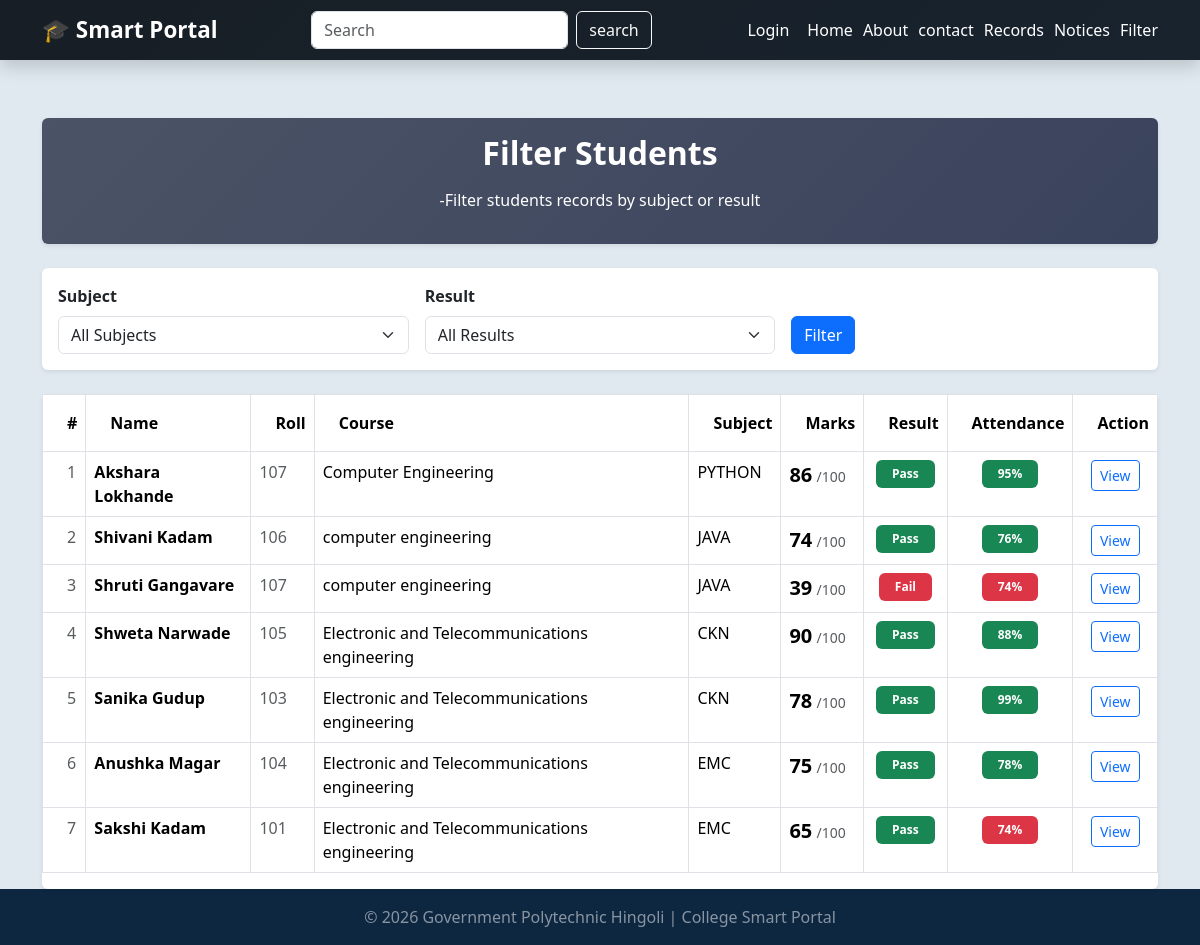
/filter, run on an earlier commit of the app's database.
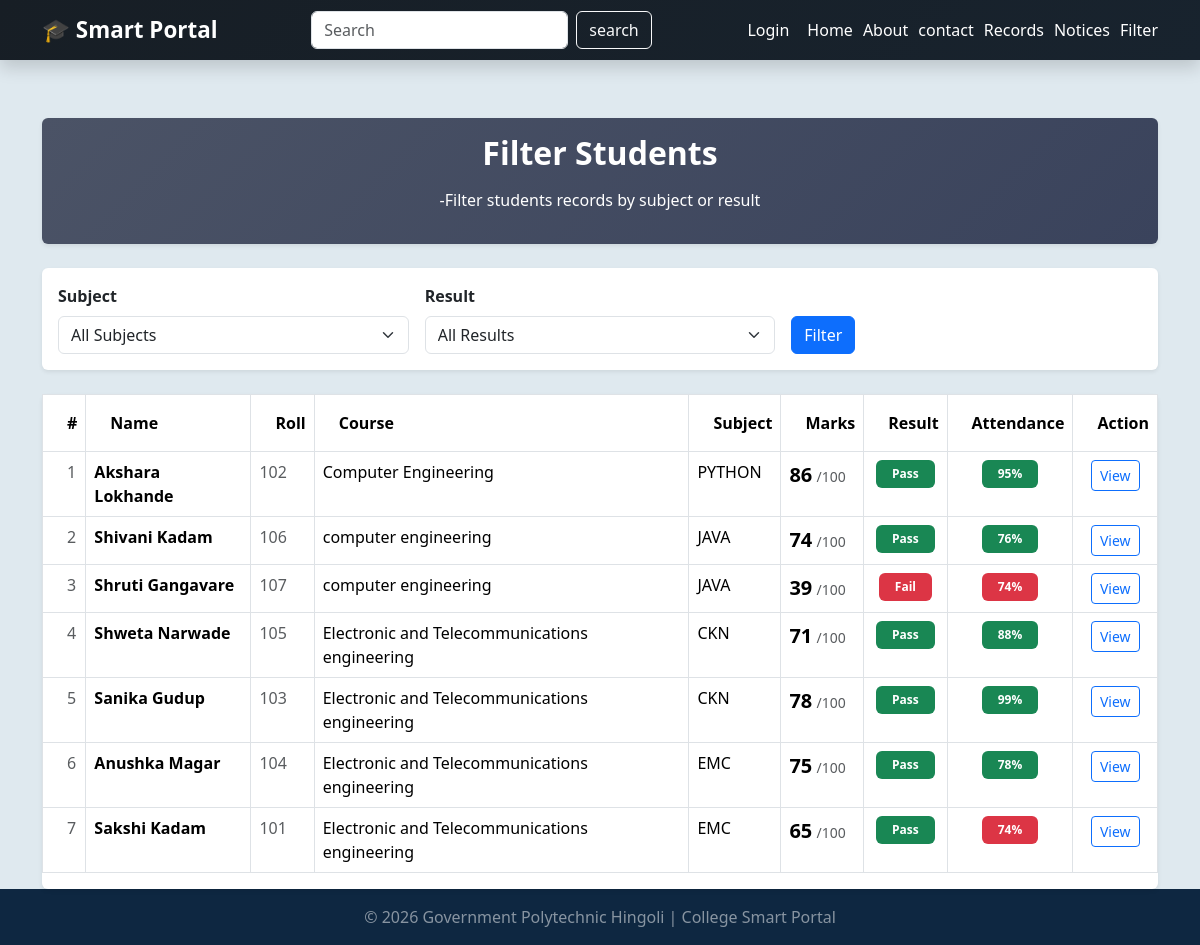
And on a later commit of the database.
### tables this page shows
CREATE TABLE students(
                id INTEGER PRIMARY KEY AUTOINCREMENT,
                 name TEXT NOT NULL,
                 roll INTEGER NOT NULL,
                 course TEXT NOT NULL,
                 subject TEXT NOT NULL,
                 marks INTEGER NOT NULL,
                 attendance INTEGER DEFAULT 0
                 );

### app2.py (the view)
@app.route('/filter')
def filter_students():
    subject = request.args.get('subject','')
    selected_result = request.args.get('result','')
    conn = get_db()
    subjects = conn.execute('''SELECT DISTINCT subject FROM students
                        WHERE subject IS NOT NULL
                        AND subject !=""
                        ORDER BY subject ASC ''').fetchall()
    query = 'SELECT * FROM students WHERE 1=1'
    params = []
    if subject:
        query += ' AND subject = ?'
        params.append(subject)
    if selected_result == 'pass':
        query += ' AND marks >= 40'
    elif selected_result == 'fail':
        query += ' AND marks < 40'
    query += ' ORDER BY id DESC'
    students = conn.execute(query,params).fetchall()
    conn.close()
    return render_template('filter.html',students=students,selected_subject=subject, subjects=subjects,selected_result=selected_result)

### database.py (called while the page is built)
def get_db():
   conn=sqlite3.connect('college.db')
   conn.row_factory= sqlite3.Row
   return conn

### templates/filter.html (shortened to what the changed rows need)
{% extends 'base.html' %}
{% block content %}
<div class="card mb-4 shadow-sm p-3"style="background:linear-gradient(135deg, #4b5366, #3a435c);">
<h2 class="fw-bold mb-3 text-white text-center">Filter Students</h2>
</div>
<div class="card shadow-sm">
    <div class="card-body p-0">
        {% if students|length == 0 %}
        <div class="text-center p-5">
            <h5 class="text-muted">No student records found.</h5>
            <a href="{{ url_for('add_students') }}" class="btn btn-primary mt-2">Add Student</a>
        </div>
        {% else %}
        <div class="table-responsive">
                <table class="table table-bordered table-hover">
                <thead style="background-color: #0b1f39; color:white;">
                    <tr>
                        <th class="py-3 ps-4">#</th>
                        <th class="py-3 ps-4">Name</th>
                        <th class="py-3 ps-4">Roll</th>
                        <th class="py-3 ps-4">Course</th>
                        <th class="py-3 ps-4">Subject</th>
                        <th class="py-3 ps-4">Marks</th>
                        <th class="py-3 ps-4">Result</th>
                        <th class="py-3 ps-4 text-center">Attendance</th>
                        <th class="py-3 ps-4 text-center">Action</th>
                    </tr>
                </thead>
                <tbody id="tableBody">
                    {% for student in students %}
                    <tr data-name="{{ student.name | lower}}">
                        <td class="ps-4 text-muted">{{ loop.index }}</td>
                        <td>
                            <div class="d-flex align-items-center">
                                <span class="fw-bold">{{ student.name }}</span>
                            </div>
                        </td>
                        <td class="text-muted">{{ student.roll }}</td>
                        <td>{{ student.course }}</td>
                        <td>{{ student.subject }}</td>
                        <td>
                            <span class="fw-bold fs-5">{{ student.marks }}</span>
                            <span class="text-muted small">/100</span>
                        </td>
                        <td class="text-center">
                            {% if student.marks >= 40 %}
                                <span class="badge bg-success px-3 py-2">Pass</span>
                            {% else %}
                                <span class="badge bg-danger px-3 py-2">Fail</span>
                            {% endif %}
                        </td>
                        <td class="text-center">
                            {% if student.attendance >= 75 %}
                                <span class="badge bg-success px-3 py-2">
                                    {{ student.attendance }}%
                                </span>
                            {% else %}
                                <span class="badge bg-danger px-3 py-2">
                                    {{ student.attendance }}%
                                </span>
                            {% endif %}
                        </td>
                        <td class="text-center">
                            <a href="{{ url_for('student_detail', id=student.id) }}" class="btn btn-sm btn-outline-primary">View</a>
                        </td>
                    </tr>
                    {% endfor %}
                </tbody>
            </table>
        </div>
        {% endif %}
    </div>
</div>
{% endblock %}

What changed in the data, as far as the page shows it:
changed students "Akshara Lokhande": roll "107" → "102"
changed students "Shweta Narwade": marks "90" → "71"
